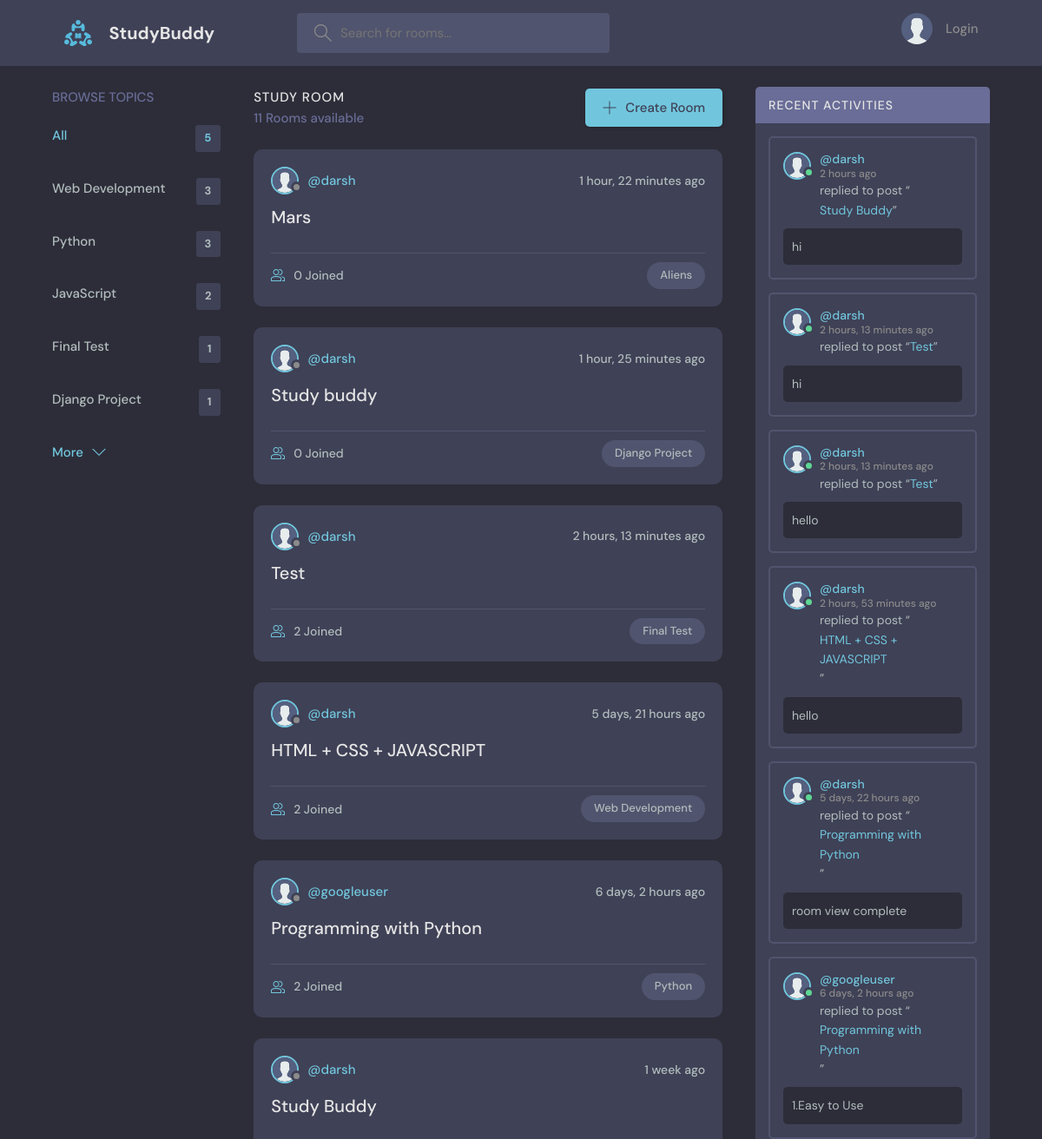
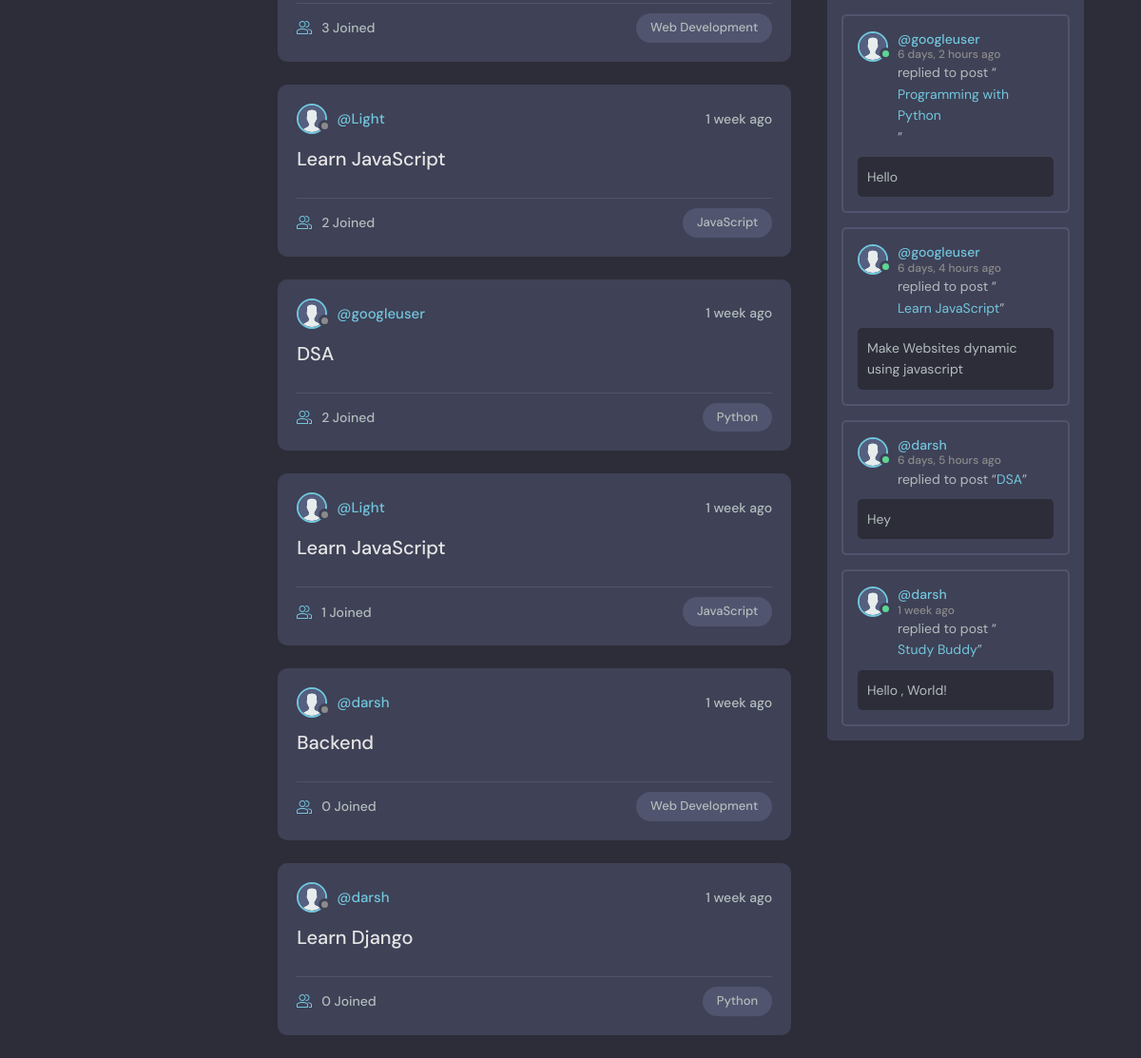
The page / on the database its author committed (2 pictures, top to bottom).
### base/models.py (models this page shows, shortened)
class Topic(models.Model):
    name = models.CharField(max_length=200)

class Room(models.Model):
    host = models.ForeignKey(User , on_delete=models.SET_NULL , null=True)
    topic = models.ForeignKey(Topic, on_delete=models.SET_NULL, null=True) #On deleting the topic the room associated with it don't get deleted from the database
    name = models.CharField(max_length=200)
    description = models.TextField(null=True, blank = True)#null=True means user  can keep this field empty
    participants =models.ManyToManyField(User, related_name="participants", blank = True)
    updated = models.DateTimeField(auto_now=True) # Takes time stamp every time a user submits or saves.
    created = models.DateTimeField(auto_now_add=True) #  Takes time stamp when we first submit or save(created time).
    class Meta:
        ordering = ['-updated', '-created']
    def __str__(self):
        return self.name

class Message(models.Model):
    user = models.ForeignKey(User , on_delete=models.CASCADE) #Where User is a class Imported from django.contrib line 2
    room =models.ForeignKey(Room, on_delete=models.CASCADE) #One to Many relation i.e one user can have multiple rooms.
    body = models.TextField()
    updated = models.DateTimeField(auto_now=True)
    created = models.DateTimeField(auto_now_add=True)
    class Meta:
        ordering = ['-updated', '-created']

### base/views.py (the view)
# urls.py: path('', views.home , name='home'), #specifies path in the website where view functions can be accessed
def home(request):
    q = request.GET.get('q') if request.GET.get('q')!=None else ''
    rooms = Room.objects.filter(Q(topic__name__icontains=q) |
                                Q(name__icontains =q) |
                                Q(description__icontains=q)
                                  )#filter: filters out the data based on conditions.
    topics = Topic.objects.all()[0:5]
    room_count = rooms.count() #we can also use len(rooms)
    room_messages = Message.objects.filter(Q(room__topic__name__icontains=q))
    context = {'rooms': rooms, 'topics':topics , 'room_count':room_count , 'room_messages':room_messages}
    return render(request , 'base/home.html',context) #render takes in the request from the server and access the templates that is required

### base/templates/base/home.html (shortened to what this page needs)
{% extends 'main.html' %}
{% block content %}
    <main class="layout layout--3">
      <div class="container">
        {% include "base/topics_component.html" %}
        <div class="roomList">
          <div class="roomList__header">
            <div>
              <h2>Study Room</h2>
              <p>{{room_count}} Rooms available</p>
            </div>
            <a class="btn btn--main" href="{% url 'create-room' %}">
              <svg version="1.1" xmlns="http://www.w3.org/2000/svg" width="32" height="32" viewBox="0 0 32 32">
                <title>add</title>
                <path
                  d="M16.943 0.943h-1.885v14.115h-14.115v1.885h14.115v14.115h1.885v-14.115h14.115v-1.885h-14.115v-14.115z"
                ></path>
              </svg>
              Create Room
            </a>
          </div>
          {% include "base/feed_component.html" %}
        </div>
        {% include "base/activity_component.html" %}
      </div>
    </main>
{% endblock content %}

### base/templates/base/topics_component.html (shortened to what this page needs)
<div class="topics">
    <div class="topics__header">
      <h2>Browse Topics</h2>
    </div>
    <ul class="topics__list">
      <li>
        <a href="{% url 'home' %}" class="active">All <span>{{topics.count}}</span></a>
      </li>
      {% for topic in topics  %}
      <li>
        <a href="{% url 'home' %}?q={{topic.name}}">{{topic.name}}<span>{{topic.room_set.all.count}}</span></a>
      </li>
      {% endfor %}
    </ul>
    <a class="btn btn--link" href="{% url 'topics' %}">
      More
      <svg version="1.1" xmlns="http://www.w3.org/2000/svg" width="32" height="32" viewBox="0 0 32 32">
        <title>chevron-down</title>
        <path d="M16 21l-13-13h-3l16 16 16-16h-3l-13 13z"></path>
      </svg>
    </a>
  </div>

### base/templates/base/feed_component.html (shortened to what this page needs)
{% load static %}
{% for room in rooms %}
<div class="roomListRoom">
    <div class="roomListRoom__header">
      <a href="{% url 'user-profile' room.host.id  %}" class="roomListRoom__author">
        <div class="avatar avatar--small">
          <img src="{% static 'images/avatar.svg' %}" />
        </div>
        <span>@{{room.host.username}}</span>
      </a>
      <div class="roomListRoom__actions">
        <span>{{room.created|timesince}} ago</span>
      </div>
    </div>
    <div class="roomListRoom__content">
      <a href="{% url 'room' room.id %}">{{room.name}}</a>
    </div>
    <div class="roomListRoom__meta">
      <a href="{% url 'room' room.id %}" class="roomListRoom__joined">
        {{room.participants.all.count}} Joined
      </a>
      <p class="roomListRoom__topic">{{room.topic.name}}</p>
    </div>
  </div>
{% endfor %}

### base/templates/base/activity_component.html (shortened to what this page needs)
{% load static %}
<div class="activities">
    <div class="activities__header">
      <h2>Recent Activities</h2>
    </div>
    {% for message in room_messages %}
    <div class="activities__box">
      <div class="activities__boxHeader roomListRoom__header">
        <a href="{% url 'user-profile' message.user.id %}" class="roomListRoom__author">
          <div class="avatar avatar--small active">
            <img src="{% static 'images/avatar.svg' %}" />
          </div>
          <p>
            @{{message.user}}
            <span>{{message.created|timesince}} ago</span>
          </p>
        </a>
      </div>
      <div class="activities__boxContent">
        <p>replied to post “<a href="{% url 'room' message.room.id %}">{{message.room}}</a>”</p>
        <div class="activities__boxRoomContent">
            {{message.body}}
        </div>
      </div>
    </div>
    {% endfor %}
  </div>

### rows shown on the page
Topic: name "Web Development", room_set.all.count "3"
Topic: name "Python", room_set.all.count "3"
Topic: name "JavaScript", room_set.all.count "2"
Topic: name "Final Test", room_set.all.count "1"
Topic: name "Django Project", room_set.all.count "1"
Room: host.username "darsh", created "1 hour, 22 minutes", name "Mars", participants.all.count "0", topic.name "Aliens"
Room: host.username "darsh", created "1 hour, 25 minutes", name "Study buddy", participants.all.count "0", topic.name "Django Project"
Room: host.username "darsh", created "2 hours, 13 minutes", name "Test", participants.all.count "2", topic.name "Final Test"
Room: host.username "darsh", created "5 days, 21 hours", name "HTML + CSS + JAVASCRIPT", participants.all.count "2", topic.name "Web Development"
Room: host.username "googleuser", created "6 days, 2 hours", name "Programming with Python", participants.all.count "2", topic.name "Python"
Room: host.username "darsh", created "1 week", name "Study Buddy", participants.all.count "3", topic.name "Web Development"
Room: host.username "Light", created "1 week", name "Learn JavaScript", participants.all.count "2", topic.name "JavaScript"
Room: host.username "googleuser", created "1 week", name "DSA", participants.all.count "2", topic.name "Python"
Room: host.username "Light", created "1 week", name "Learn JavaScript", participants.all.count "1", topic.name "JavaScript"
Room: host.username "darsh", created "1 week", name "Backend", participants.all.count "0", topic.name "Web Development"
Room: host.username "darsh", created "1 week", name "Learn Django", participants.all.count "0", topic.name "Python"
Message: user "darsh", created "2 hours", room "Study Buddy", body "hi"
Message: user "darsh", created "2 hours, 13 minutes", room "Test", body "hi"
Message: user "darsh", created "2 hours, 13 minutes", room "Test", body "hello"
Message: user "darsh", created "2 hours, 53 minutes", room "HTML + CSS + JAVASCRIPT", body "hello"
Message: user "darsh", created "5 days, 22 hours", room "Programming with Python", body "room view complete"
Message: user "googleuser", created "6 days, 2 hours", room "Programming with Python", body "1.Easy to Use"
Message: user "googleuser", created "6 days, 2 hours", room "Programming with Python", body "Hello"
Message: user "googleuser", created "6 days, 4 hours", room "Learn JavaScript", body "Make Websites dynamic using javascript"
Message: user "darsh", created "6 days, 5 hours", room "DSA", body "Hey"
Message: user "darsh", created "1 week", room "Study Buddy", body "Hello , World!"

### other values the page prints
{{ topics.count }} "5"
{{ room_count }} "11"
